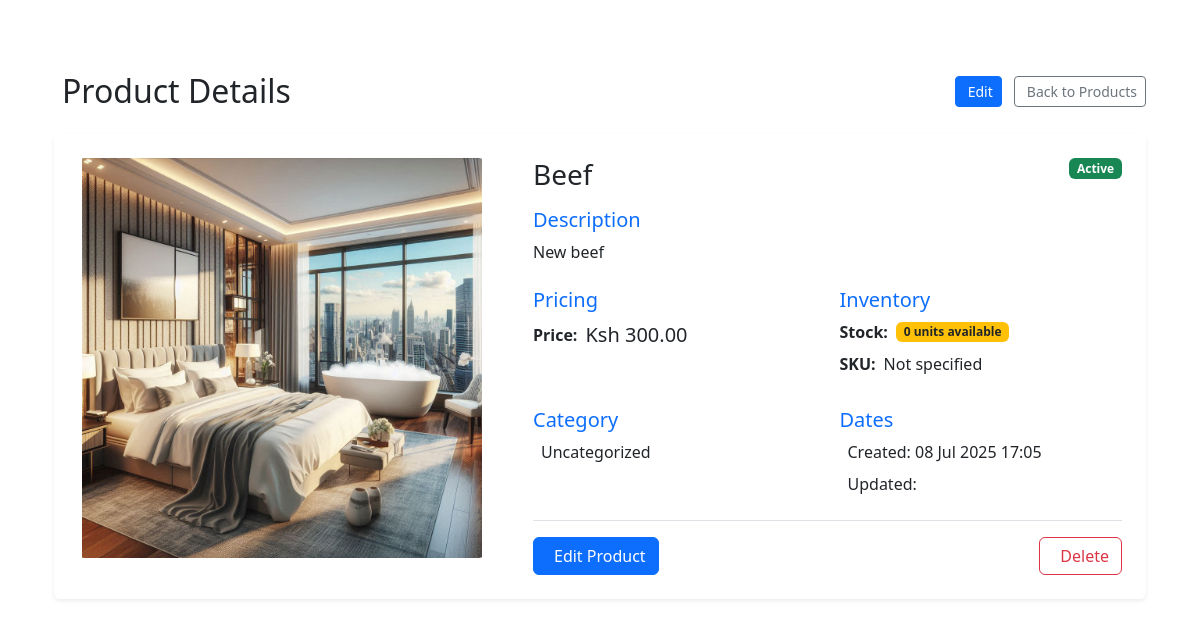
/custom-admin/products/1/view/ (signed in), run on the app's committed database.
### core/models.py (models this page shows, shortened)
class Product(models.Model):
    name = models.CharField(max_length=255)
    description = models.TextField(blank=True, null=True)
    price = models.DecimalField(max_digits=10, decimal_places=2)
    discount_price = models.DecimalField(max_digits=10, decimal_places=2, blank=True, null=True)
    stock = models.PositiveIntegerField(default=0)
    category = models.CharField(max_length=100, blank=True, null=True)
    is_featured = models.BooleanField(default=False)
    is_active = models.BooleanField(default=True)
    image = models.ImageField(upload_to='products/', blank=True, null=True)
    created_at = models.DateTimeField(auto_now_add=True)

### core/views.py (the view)
# urls.py: path('custom-admin/products/<int:pk>/view/', views.view_product, name='view_product'),
@login_required(login_url='/')
def view_product(request, pk):
    product = get_object_or_404(Product, pk=pk)
    return render(request, 'view_product.html', {'product': product})

### core/templates/view_product.html (shortened to what this page needs)
{% extends "base.html" %}
{% load static %}
{% block content %}
<div class="container py-5">
  <div class="row">
    <div class="col-lg-12">
      <div class="d-flex justify-content-between align-items-center mb-4">
        <h2 class="mb-0">Product Details</h2>
        <div>
          <a href="{% url 'edit_product' product.id %}" class="btn btn-primary btn-sm me-2">
             Edit
          </a>
          <a href="{% url 'product_list' %}" class="btn btn-outline-secondary btn-sm">
             Back to Products
          </a>
        </div>
      </div>
      <div class="card border-0 shadow-sm">
        <div class="row g-0">
          <div class="col-md-5">
            <div class="p-4">
              {% if product.image %}
                <img src="{{ product.image.url }}" class="img-fluid rounded" style="max-height: 400px; width: 100%; object-fit: contain;" alt="{{ product.name }}">
              {% endif %}
            </div>
          </div>
          <div class="col-md-7">
            <div class="card-body p-4">
              <div class="d-flex justify-content-between align-items-start mb-3">
                <h3 class="card-title mb-0">{{ product.name }}</h3>
                <span class="badge bg-{% if product.is_active %}success{% else %}secondary{% endif %}">
                  {{ product.is_active|yesno:"Active,Inactive" }}
                </span>
              </div>
              <div class="mb-4">
                <h5 class="text-primary">Description</h5>
                <p class="card-text">{{ product.description|linebreaksbr }}</p>
              </div>
              <div class="row mb-4">
                <div class="col-md-6">
                  <h5 class="text-primary">Pricing</h5>
                  <div class="d-flex align-items-center mb-2">
                    <span class="fw-bold me-2">Price:</span>
                    <span class="fs-5">Ksh {{ product.price }}</span>
                  </div>
                </div>
                <div class="col-md-6">
                  <h5 class="text-primary">Inventory</h5>
                  <div class="d-flex align-items-center mb-2">
                    <span class="fw-bold me-2">Stock:</span>
                    <span class="badge bg-{% if product.stock > 10 %}success{% else %}warning text-dark{% endif %}">
                      {{ product.stock }} units available
                    </span>
                  </div>
                  <div class="d-flex align-items-center mb-2">
                    <span class="fw-bold me-2">SKU:</span>
                    <span>{{ product.sku|default:"Not specified" }}</span>
                  </div>
                </div>
              </div>
              <div class="row mb-4">
                <div class="col-md-6">
                  <h5 class="text-primary">Category</h5>
                  <p class="mb-2">
                    {{ product.category|default:"Uncategorized" }}
                  </p>
                </div>
                <div class="col-md-6">
                  <h5 class="text-primary">Dates</h5>
                  <p class="mb-2">
                    Created: {{ product.created_at|date:"d M Y H:i" }}
                  </p>
                  <p class="mb-0">
                    Updated: {{ product.updated_at|date:"d M Y H:i" }}
                  </p>
                </div>
              </div>
              <div class="d-flex justify-content-between border-top pt-3">
                <a href="{% url 'edit_product' product.id %}" class="btn btn-primary">
                   Edit Product
                </a>
                <button type="button" class="btn btn-outline-danger" data-bs-toggle="modal" data-bs-target="#deleteModal">
                   Delete
                </button>
              </div>
            </div>
          </div>
        </div>
      </div>
    </div>
  </div>
</div>
{% endblock %}

### data on the page
Product: image (picture), name "Beef", is_active "Active", description "New beef", price "300.00", stock "0", category "Uncategorized", created_at "08 Jul 2025 17:05"

### other printed values
{{ product.sku|default:"Not specified" }} "Not specified"
